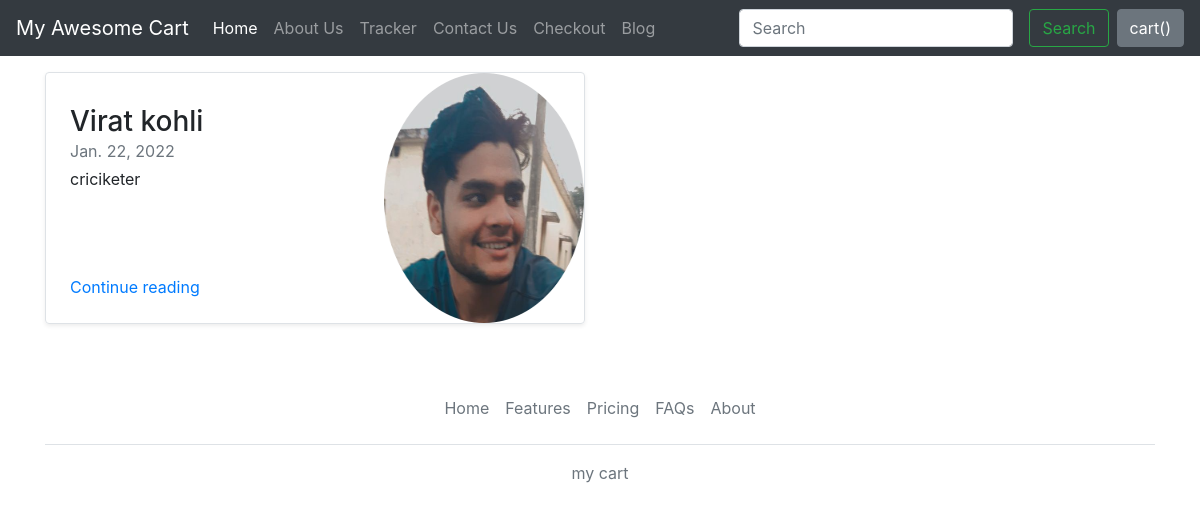
The page /blog/ on the database as committed earlier.
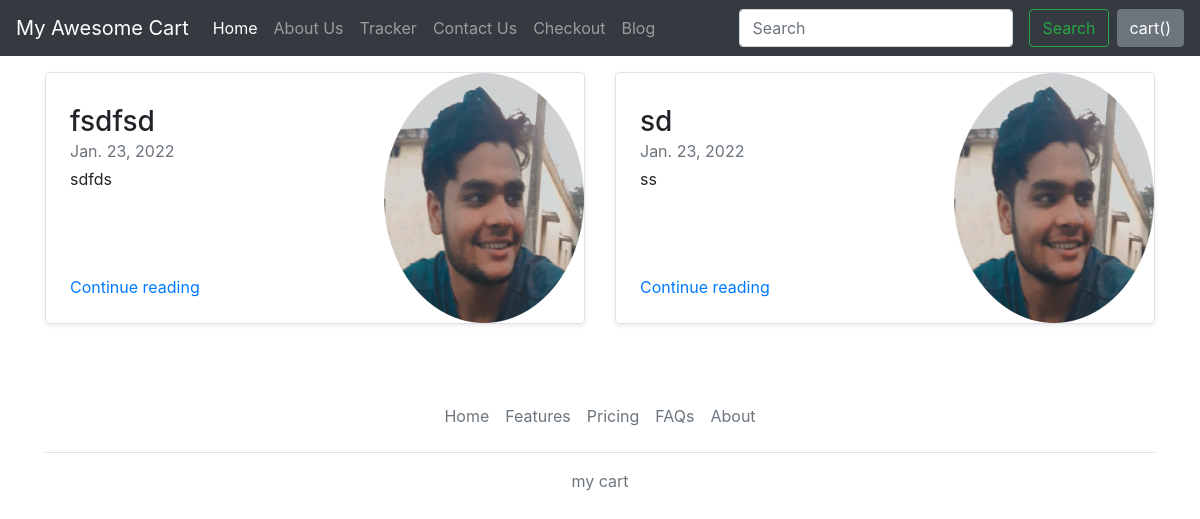
The same page on the database as committed later.
### blog/models.py (models this page shows, shortened)
class Blogpost(models.Model):
    post_id = models.AutoField(primary_key= True)
    tilte = models.CharField(max_length=50)
    head0 = models.CharField(max_length=500, default="")
    chead0 = models.CharField(max_length=5000, default="")
    head1 = models.CharField(max_length=500, default="")
    chead1 = models.CharField(max_length=5000, default="")
    head2 = models.CharField(max_length=500, default="")
    chead2 = models.CharField(max_length=5000, default="")
    pub_date = models.DateField()
    thumbnail = models.ImageField(upload_to='shop/images', default="")

### blog/views.py (the view)
# urls.py: path("", views.index, name = "BlogHome"),
def index(request):
    all_post = Blogpost.objects.all()
    return render(request, "blog/index.html", {"all_post": all_post})

### blog/templates/blog/index.html (shortened to what this page needs)
{%extends 'blog/base.html'%}
{%block body%}
<div class="container mt-3">
    <div class="row my-2">
 {% for post in all_post %}
        <div class="col-md-6">
      <div class="row no-gutters border rounded overflow-hidden flex-md-row mb-4 shadow-sm h-md-250 position-relative">
        <div class="col p-4 d-flex flex-column position-static">
          <h3 class="mb-0">{{ post.head0 }}</h3>
          <div class="mb-1 text-muted">{{ post.pub_date }}</div>
          <p class="card-text mb-auto">{{ post.chead0}}</p>
          <a href="blogpost/{{ post.post_id }}" class="stretched-link">Continue reading</a>
        </div>
        <div class="col-auto d-none d-lg-block">
          <img src="/media/{{post.thumbnail}}" class="bd-placeholder-img" width="200" height="250" aria-label="Placeholder: Thumbnail">
        </div>
      </div>
    </div>
    {% if forloop.counter|divisibleby:2%}
    </div>
    <div class="row my-2">
        {%endif%}
        {%endfor%}</div>
</div>
{% endblock %}

### blog/templates/blog/base.html (shortened to what this page needs)
<!doctype html>
<html lang="en">
  <head>
    <link rel="stylesheet" href="https://stackpath.bootstrapcdn.com/bootstrap/4.2.1/css/bootstrap.min.css">
  </head>
  <body>
  {% load static %}
    <nav class="navbar navbar-expand-lg navbar-dark bg-dark">
  <a class="navbar-brand" href="#">My Awesome Cart</a>
  <div class="collapse navbar-collapse" id="navbarSupportedContent">
    <ul class="navbar-nav mr-auto">
      <li class="nav-item active">
        <a class="nav-link" href="#">Home <span class="sr-only">(current)</span></a>
      </li>
      <li class="nav-item">
        <a class="nav-link" href="/shop/about">About Us</a>
      </li>
       <li class="nav-item">
        <a class="nav-link" href="/shop/tracker">Tracker</a>
      </li>
       <li class="nav-item">
        <a class="nav-link" href="/shop/contactus">Contact Us</a>
      </li>
      <li class="nav-item">
        <a class="nav-link" href="/shop/checkout">Checkout</a>
      </li>
  <li class="nav-item">
        <a class="nav-link" href="/blog">Blog</a>
      </li>
    </ul>
    <form class="form-inline my-2 my-lg-0">
      <input class="form-control mr-sm-2" type="search" placeholder="Search" aria-label="Search">
      <button class="btn btn-outline-success my-2 my-sm-0 mx-2" type="submit">Search</button>
    </form>
<button type="button" id="popcart" class="btn btn-secondary" data-container="body" data-html = "true" data-toggle="popover" data-placement="bottom" data-content="Bottom popover">
  cart()
</button>
  </div>
</nav>
{% block body %}
  {% endblock %}
  <div class = "container">
  <footer class="py-3 my-4">
    <ul class="nav justify-content-center border-bottom pb-3 mb-3">
      <li class="nav-item"><a href="#" class="nav-link px-2 text-muted">Home</a></li>
      <li class="nav-item"><a href="#" class="nav-link px-2 text-muted">Features</a></li>
      <li class="nav-item"><a href="#" class="nav-link px-2 text-muted">Pricing</a></li>
      <li class="nav-item"><a href="#" class="nav-link px-2 text-muted">FAQs</a></li>
      <li class="nav-item"><a href="#" class="nav-link px-2 text-muted">About</a></li>
    </ul>
    <p class="text-center text-muted">my cart</p>
  </footer>
  </div>
  </body>
</html>

Rows that differ between the two databases and show on the page:
removed Blogpost: head0 "Virat kohli", pub_date "Jan. 22, 2022", chead0 "criciketer", thumbnail (picture)
added Blogpost: head0 "fsdfsd", pub_date "Jan. 23, 2022", chead0 "sdfds", thumbnail (picture)
added Blogpost: head0 "sd", pub_date "Jan. 23, 2022", chead0 "ss", thumbnail (picture)
